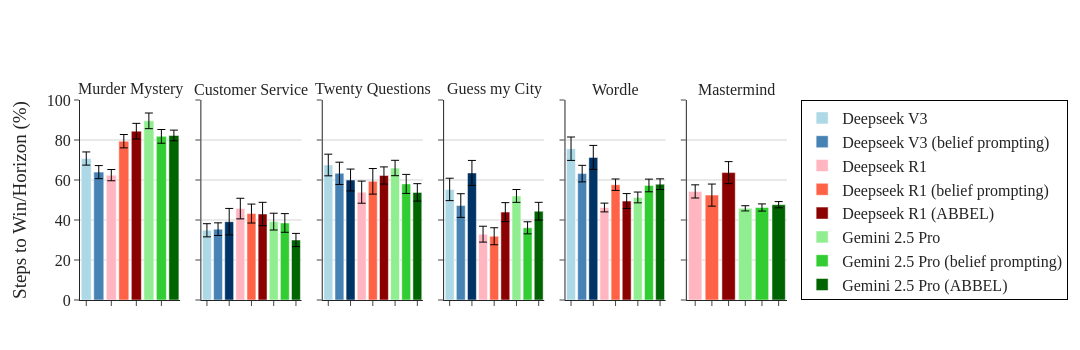

Here is the notebook cell this chart was saved with:
### Code cell
summary_df_steps = summarize_steps_to_win(df)
fig = plot_win_rates(summary_df_steps, metric='fraction_max_steps_to_win')
fig.show()

### Figure 1 — Plotly figure (JSON) as saved in the notebook; plotly's stock layout.template omitted (floating-point values rounded to 4 significant figures)
{"data": [{"error_y": {"array": [3.298], "color": "black", "thickness": 1, "type": "data", "visible": true, "width": 4}, "hovertemplate": "Env: Murder Mystery<br>Word Limit: None<br>Model: Deepseek V3<br>Success Rate: {y:.2f}%<br>SEM: 3.30%<br>N: 34", "marker": {"color": "#ADD8E6"}, "name": "Deepseek V3", "showlegend": true, "type": "bar", "width": 0.8, "x": ["Deepseek V3"], "xaxis": "x", "y": [70.74], "yaxis": "y"}, {"error_y": {"array": [3.269], "color": "black", "thickness": 1, "type": "data", "visible": true, "width": 4}, "hovertemplate": "Env: Murder Mystery<br>Word Limit: None<br>Model: Deepseek V3 (belief prompting)<br>Success Rate: {y:.2f}%<br>SEM: 3.27%<br>N: 33", "marker": {"color": "#4682B4"}, "name": "Deepseek V3 (belief prompting)", "showlegend": true, "type": "bar", "width": 0.8, "x": ["Deepseek V3 (belief prompting)"], "xaxis": "x", "y": [63.94], "yaxis": "y"}, {"error_y": {"array": [2.809], "color": "black", "thickness": 1, "type": "data", "visible": true, "width": 4}, "hovertemplate": "Env: Murder Mystery<br>Word Limit: None<br>Model: Deepseek R1<br>Success Rate: {y:.2f}%<br>SEM: 2.81%<br>N: 39", "marker": {"color": "#FFB6C1"}, "name": "Deepseek R1", "showlegend": true, "type": "bar", "width": 0.8, "x": ["Deepseek R1"], "xaxis": "x", "y": [62.44], "yaxis": "y"}, {"error_y": {"array": [3.333], "color": "black", "thickness": 1, "type": "data", "visible": true, "width": 4}, "hovertemplate": "Env: Murder Mystery<br>Word Limit: None<br>Model: Deepseek R1 (belief prompting)<br>Success Rate: {y:.2f}%<br>SEM: 3.33%<br>N: 25", "marker": {"color": "#FF6347"}, "name": "Deepseek R1 (belief prompting)", "showlegend": true, "type": "bar", "width": 0.8, "x": ["Deepseek R1 (belief prompting)"], "xaxis": "x", "y": [79.4], "yaxis": "y"}, {"error_y": {"array": [3.903], "color": "black", "thickness": 1, "type": "data", "visible": true, "width": 4}, "hovertemplate": "Env: Murder Mystery<br>Word Limit: None<br>Model: Deepseek R1 (ABBEL)<br>Success Rate: {y:.2f}%<br>SEM: 3.90%<br>N: 17", "marker": {"color": "#8B0000"}, "name": "Deepseek R1 (ABBEL)", "showlegend": true, "type": "bar", "width": 0.8, "x": ["Deepseek R1 (ABBEL)"], "xaxis": "x", "y": [84.41], "yaxis": "y"}, {"error_y": {"array": [3.915], "color": "black", "thickness": 1, "type": "data", "visible": true, "width": 4}, "hovertemplate": "Env: Murder Mystery<br>Word Limit: None<br>Model: Gemini 2.5 Pro<br>Success Rate: {y:.2f}%<br>SEM: 3.91%<br>N: 12", "marker": {"color": "#90EE90"}, "name": "Gemini 2.5 Pro", "showlegend": true, "type": "bar", "width": 0.8, "x": ["Gemini 2.5 Pro"], "xaxis": "x", "y": [89.58], "yaxis": "y"}, {"error_y": {"array": [3.427], "color": "black", "thickness": 1, "type": "data", "visible": true, "width": 4}, "hovertemplate": "Env: Murder Mystery<br>Word Limit: None<br>Model: Gemini 2.5 Pro (belief prompting)<br>Success Rate: {y:.2f}%<br>SEM: 3.43%<br>N: 22", "marker": {"color": "#32CD32"}, "name": "Gemini 2.5 Pro (belief prompting)", "showlegend": true, "type": "bar", "width": 0.8, "x": ["Gemini 2.5 Pro (belief prompting)"], "xaxis": "x", "y": [81.82], "yaxis": "y"}, {"error_y": {"array": [2.675], "color": "black", "thickness": 1, "type": "data", "visible": true, "width": 4}, "hovertemplate": "Env: Murder Mystery<br>Word Limit: None<br>Model: Gemini 2.5 Pro (ABBEL)<br>Success Rate: {y:.2f}%<br>SEM: 2.67%<br>N: 33", "marker": {"color": "#006400"}, "name": "Gemini 2.5 Pro (ABBEL)", "showlegend": true, "type": "bar", "width": 0.8, "x": ["Gemini 2.5 Pro (ABBEL)"], "xaxis": "x", "y": [82.27], "yaxis": "y"}, {"error_y": {"array": [3.288], "color": "black", "thickness": 1, "type": "data", "visible": true, "width": 4}, "hovertemplate": "Env: Customer Service<br>Word Limit: None<br>Model: Deepseek V3<br>Success Rate: {y:.2f}%<br>SEM: 3.29%<br>N: 36", "marker": {"color": "#ADD8E6"}, "name": "Deepseek V3", "showlegend": false, "type": "bar", "width": 0.8, "x": ["Deepseek V3"], "xaxis": "x2", "y": [34.86], "yaxis": "y2"}, {"error_y": {"array": [3.165], "color": "black", "thickness": 1, "type": "data", "visible": true, "width": 4}, "hovertemplate": "Env: Customer Service<br>Word Limit: None<br>Model: Deepseek V3 (belief prompting)<br>Success Rate: {y:.2f}%<br>SEM: 3.16%<br>N: 36", "marker": {"color": "#4682B4"}, "name": "Deepseek V3 (belief prompting)", "showlegend": false, "type": "bar", "width": 0.8, "x": ["Deepseek V3 (belief prompting)"], "xaxis": "x2", "y": [35.42], "yaxis": "y2"}, {"error_y": {"array": [6.621], "color": "black", "thickness": 1, "type": "data", "visible": true, "width": 4}, "hovertemplate": "Env: Customer Service<br>Word Limit: None<br>Model: Deepseek V3 (ABBEL)<br>Success Rate: {y:.2f}%<br>SEM: 6.62%<br>N: 18", "marker": {"color": "#003366"}, "name": "Deepseek V3 (ABBEL)", "showlegend": false, "type": "bar", "width": 0.8, "x": ["Deepseek V3 (ABBEL)"], "xaxis": "x2", "y": [39.17], "yaxis": "y2"}, {"error_y": {"array": [5.148], "color": "black", "thickness": 1, "type": "data", "visible": true, "width": 4}, "hovertemplate": "Env: Customer Service<br>Word Limit: None<br>Model: Deepseek R1<br>Success Rate: {y:.2f}%<br>SEM: 5.15%<br>N: 28", "marker": {"color": "#FFB6C1"}, "name": "Deepseek R1", "showlegend": false, "type": "bar", "width": 0.8, "x": ["Deepseek R1"], "xaxis": "x2", "y": [45.71], "yaxis": "y2"}, {"error_y": {"array": [4.738], "color": "black", "thickness": 1, "type": "data", "visible": true, "width": 4}, "hovertemplate": "Env: Customer Service<br>Word Limit: None<br>Model: Deepseek R1 (belief prompting)<br>Success Rate: {y:.2f}%<br>SEM: 4.74%<br>N: 31", "marker": {"color": "#FF6347"}, "name": "Deepseek R1 (belief prompting)", "showlegend": false, "type": "bar", "width": 0.8, "x": ["Deepseek R1 (belief prompting)"], "xaxis": "x2", "y": [43.23], "yaxis": "y2"}, {"error_y": {"array": [5.842], "color": "black", "thickness": 1, "type": "data", "visible": true, "width": 4}, "hovertemplate": "Env: Customer Service<br>Word Limit: None<br>Model: Deepseek R1 (ABBEL)<br>Success Rate: {y:.2f}%<br>SEM: 5.84%<br>N: 20", "marker": {"color": "#8B0000"}, "name": "Deepseek R1 (ABBEL)", "showlegend": false, "type": "bar", "width": 0.8, "x": ["Deepseek R1 (ABBEL)"], "xaxis": "x2", "y": [43.0], "yaxis": "y2"}, {"error_y": {"array": [4.207], "color": "black", "thickness": 1, "type": "data", "visible": true, "width": 4}, "hovertemplate": "Env: Customer Service<br>Word Limit: None<br>Model: Gemini 2.5 Pro<br>Success Rate: {y:.2f}%<br>SEM: 4.21%<br>N: 37", "marker": {"color": "#90EE90"}, "name": "Gemini 2.5 Pro", "showlegend": false, "type": "bar", "width": 0.8, "x": ["Gemini 2.5 Pro"], "xaxis": "x2", "y": [39.19], "yaxis": "y2"}, {"error_y": {"array": [4.666], "color": "black", "thickness": 1, "type": "data", "visible": true, "width": 4}, "hovertemplate": "Env: Customer Service<br>Word Limit: None<br>Model: Gemini 2.5 Pro (belief prompting)<br>Success Rate: {y:.2f}%<br>SEM: 4.67%<br>N: 34", "marker": {"color": "#32CD32"}, "name": "Gemini 2.5 Pro (belief prompting)", "showlegend": false, "type": "bar", "width": 0.8, "x": ["Gemini 2.5 Pro (belief prompting)"], "xaxis": "x2", "y": [38.53], "yaxis": "y2"}, {"error_y": {"array": [3.3], "color": "black", "thickness": 1, "type": "data", "visible": true, "width": 4}, "hovertemplate": "Env: Customer Service<br>Word Limit: None<br>Model: Gemini 2.5 Pro (ABBEL)<br>Success Rate: {y:.2f}%<br>SEM: 3.30%<br>N: 33", "marker": {"color": "#006400"}, "name": "Gemini 2.5 Pro (ABBEL)", "showlegend": false, "type": "bar", "width": 0.8, "x": ["Gemini 2.5 Pro (ABBEL)"], "xaxis": "x2", "y": [30.0], "yaxis": "y2"}, {"error_y": {"array": [5.411], "color": "black", "thickness": 1, "type": "data", "visible": true, "width": 4}, "hovertemplate": "Env: Twenty Questions<br>Word Limit: None<br>Model: Deepseek V3<br>Success Rate: {y:.2f}%<br>SEM: 5.41%<br>N: 20", "marker": {"color": "#ADD8E6"}, "name": "Deepseek V3", "showlegend": false, "type": "bar", "width": 0.8, "x": ["Deepseek V3"], "xaxis": "x3", "y": [67.5], "yaxis": "y3"}, {"error_y": {"array": [5.571], "color": "black", "thickness": 1, "type": "data", "visible": true, "width": 4}, "hovertemplate": "Env: Twenty Questions<br>Word Limit: None<br>Model: Deepseek V3 (belief prompting)<br>Success Rate: {y:.2f}%<br>SEM: 5.57%<br>N: 24", "marker": {"color": "#4682B4"}, "name": "Deepseek V3 (belief prompting)", "showlegend": false, "type": "bar", "width": 0.8, "x": ["Deepseek V3 (belief prompting)"], "xaxis": "x3", "y": [63.33], "yaxis": "y3"}, {"error_y": {"array": [5.466], "color": "black", "thickness": 1, "type": "data", "visible": true, "width": 4}, "hovertemplate": "Env: Twenty Questions<br>Word Limit: None<br>Model: Deepseek V3 (ABBEL)<br>Success Rate: {y:.2f}%<br>SEM: 5.47%<br>N: 21", "marker": {"color": "#003366"}, "name": "Deepseek V3 (ABBEL)", "showlegend": false, "type": "bar", "width": 0.8, "x": ["Deepseek V3 (ABBEL)"], "xaxis": "x3", "y": [60.0], "yaxis": "y3"}, {"error_y": {"array": [5.525], "color": "black", "thickness": 1, "type": "data", "visible": true, "width": 4}, "hovertemplate": "Env: Twenty Questions<br>Word Limit: None<br>Model: Deepseek R1<br>Success Rate: {y:.2f}%<br>SEM: 5.53%<br>N: 23", "marker": {"color": "#FFB6C1"}, "name": "Deepseek R1", "showlegend": false, "type": "bar", "width": 0.8, "x": ["Deepseek R1"], "xaxis": "x3", "y": [53.91], "yaxis": "y3"}, {"error_y": {"array": [6.397], "color": "black", "thickness": 1, "type": "data", "visible": true, "width": 4}, "hovertemplate": "Env: Twenty Questions<br>Word Limit: None<br>Model: Deepseek R1 (belief prompting)<br>Success Rate: {y:.2f}%<br>SEM: 6.40%<br>N: 15", "marker": {"color": "#FF6347"}, "name": "Deepseek R1 (belief prompting)", "showlegend": false, "type": "bar", "width": 0.8, "x": ["Deepseek R1 (belief prompting)"], "xaxis": "x3", "y": [59.33], "yaxis": "y3"}, {"error_y": {"array": [4.299], "color": "black", "thickness": 1, "type": "data", "visible": true, "width": 4}, "hovertemplate": "Env: Twenty Questions<br>Word Limit: None<br>Model: Deepseek R1 (ABBEL)<br>Success Rate: {y:.2f}%<br>SEM: 4.30%<br>N: 20", "marker": {"color": "#8B0000"}, "name": "Deepseek R1 (ABBEL)", "showlegend": false, "type": "bar", "width": 0.8, "x": ["Deepseek R1 (ABBEL)"], "xaxis": "x3", "y": [62.25], "yaxis": "y3"}, {"error_y": {"array": [3.846], "color": "black", "thickness": 1, "type": "data", "visible": true, "width": 4}, "hovertemplate": "Env: Twenty Questions<br>Word Limit: None<br>Model: Gemini 2.5 Pro<br>Success Rate: {y:.2f}%<br>SEM: 3.85%<br>N: 30", "marker": {"color": "#90EE90"}, "name": "Gemini 2.5 Pro", "showlegend": false, "type": "bar", "width": 0.8, "x": ["Gemini 2.5 Pro"], "xaxis": "x3", "y": [66.0], "yaxis": "y3"}, {"error_y": {"array": [4.754], "color": "black", "thickness": 1, "type": "data", "visible": true, "width": 4}, "hovertemplate": "Env: Twenty Questions<br>Word Limit: None<br>Model: Gemini 2.5 Pro (belief prompting)<br>Success Rate: {y:.2f}%<br>SEM: 4.75%<br>N: 23", "marker": {"color": "#32CD32"}, "name": "Gemini 2.5 Pro (belief prompting)", "showlegend": false, "type": "bar", "width": 0.8, "x": ["Gemini 2.5 Pro (belief prompting)"], "xaxis": "x3", "y": [58.04], "yaxis": "y3"}, {"error_y": {"array": [4.371], "color": "black", "thickness": 1, "type": "data", "visible": true, "width": 4}, "hovertemplate": "Env: Twenty Questions<br>Word Limit: None<br>Model: Gemini 2.5 Pro (ABBEL)<br>Success Rate: {y:.2f}%<br>SEM: 4.37%<br>N: 25", "marker": {"color": "#006400"}, "name": "Gemini 2.5 Pro (ABBEL)", "showlegend": false, "type": "bar", "width": 0.8, "x": ["Gemini 2.5 Pro (ABBEL)"], "xaxis": "x3", "y": [53.8], "yaxis": "y3"}, {"error_y": {"array": [5.598], "color": "black", "thickness": 1, "type": "data", "visible": true, "width": 4}, "hovertemplate": "Env: Guess my City<br>Word Limit: None<br>Model: Deepseek V3<br>Success Rate: {y:.2f}%<br>SEM: 5.60%<br>N: 17", "marker": {"color": "#ADD8E6"}, "name": "Deepseek V3", "showlegend": false, "type": "bar", "width": 0.8, "x": ["Deepseek V3"], "xaxis": "x4", "y": [55.29], "yaxis": "y4"}, {"error_y": {"array": [5.916], "color": "black", "thickness": 1, "type": "data", "visible": true, "width": 4}, "hovertemplate": "Env: Guess my City<br>Word Limit: None<br>Model: Deepseek V3 (belief prompting)<br>Success Rate: {y:.2f}%<br>SEM: 5.92%<br>N: 18", "marker": {"color": "#4682B4"}, "name": "Deepseek V3 (belief prompting)", "showlegend": false, "type": "bar", "width": 0.8, "x": ["Deepseek V3 (belief prompting)"], "xaxis": "x4", "y": [47.22], "yaxis": "y4"}, {"error_y": {"array": [6.254], "color": "black", "thickness": 1, "type": "data", "visible": true, "width": 4}, "hovertemplate": "Env: Guess my City<br>Word Limit: None<br>Model: Deepseek V3 (ABBEL)<br>Success Rate: {y:.2f}%<br>SEM: 6.25%<br>N: 17", "marker": {"color": "#003366"}, "name": "Deepseek V3 (ABBEL)", "showlegend": false, "type": "bar", "width": 0.8, "x": ["Deepseek V3 (ABBEL)"], "xaxis": "x4", "y": [63.53], "yaxis": "y4"}, {"error_y": {"array": [3.969], "color": "black", "thickness": 1, "type": "data", "visible": true, "width": 4}, "hovertemplate": "Env: Guess my City<br>Word Limit: None<br>Model: Deepseek R1<br>Success Rate: {y:.2f}%<br>SEM: 3.97%<br>N: 24", "marker": {"color": "#FFB6C1"}, "name": "Deepseek R1", "showlegend": false, "type": "bar", "width": 0.8, "x": ["Deepseek R1"], "xaxis": "x4", "y": [32.92], "yaxis": "y4"}, {"error_y": {"array": [4.244], "color": "black", "thickness": 1, "type": "data", "visible": true, "width": 4}, "hovertemplate": "Env: Guess my City<br>Word Limit: None<br>Model: Deepseek R1 (belief prompting)<br>Success Rate: {y:.2f}%<br>SEM: 4.24%<br>N: 24", "marker": {"color": "#FF6347"}, "name": "Deepseek R1 (belief prompting)", "showlegend": false, "type": "bar", "width": 0.8, "x": ["Deepseek R1 (belief prompting)"], "xaxis": "x4", "y": [31.88], "yaxis": "y4"}, {"error_y": {"array": [4.738], "color": "black", "thickness": 1, "type": "data", "visible": true, "width": 4}, "hovertemplate": "Env: Guess my City<br>Word Limit: None<br>Model: Deepseek R1 (ABBEL)<br>Success Rate: {y:.2f}%<br>SEM: 4.74%<br>N: 19", "marker": {"color": "#8B0000"}, "name": "Deepseek R1 (ABBEL)", "showlegend": false, "type": "bar", "width": 0.8, "x": ["Deepseek R1 (ABBEL)"], "xaxis": "x4", "y": [43.95], "yaxis": "y4"}, {"error_y": {"array": [3.213], "color": "black", "thickness": 1, "type": "data", "visible": true, "width": 4}, "hovertemplate": "Env: Guess my City<br>Word Limit: None<br>Model: Gemini 2.5 Pro<br>Success Rate: {y:.2f}%<br>SEM: 3.21%<br>N: 32", "marker": {"color": "#90EE90"}, "name": "Gemini 2.5 Pro", "showlegend": false, "type": "bar", "width": 0.8, "x": ["Gemini 2.5 Pro"], "xaxis": "x4", "y": [52.03], "yaxis": "y4"}, {"error_y": {"array": [3.01], "color": "black", "thickness": 1, "type": "data", "visible": true, "width": 4}, "hovertemplate": "Env: Guess my City<br>Word Limit: None<br>Model: Gemini 2.5 Pro (belief prompting)<br>Success Rate: {y:.2f}%<br>SEM: 3.01%<br>N: 32", "marker": {"color": "#32CD32"}, "name": "Gemini 2.5 Pro (belief prompting)", "showlegend": false, "type": "bar", "width": 0.8, "x": ["Gemini 2.5 Pro (belief prompting)"], "xaxis": "x4", "y": [36.09], "yaxis": "y4"}, {"error_y": {"array": [4.437], "color": "black", "thickness": 1, "type": "data", "visible": true, "width": 4}, "hovertemplate": "Env: Guess my City<br>Word Limit: None<br>Model: Gemini 2.5 Pro (ABBEL)<br>Success Rate: {y:.2f}%<br>SEM: 4.44%<br>N: 33", "marker": {"color": "#006400"}, "name": "Gemini 2.5 Pro (ABBEL)", "showlegend": false, "type": "bar", "width": 0.8, "x": ["Gemini 2.5 Pro (ABBEL)"], "xaxis": "x4", "y": [44.39], "yaxis": "y4"}, {"error_y": {"array": [5.852], "color": "black", "thickness": 1, "type": "data", "visible": true, "width": 4}, "hovertemplate": "Env: Wordle<br>Word Limit: None<br>Model: Deepseek V3<br>Success Rate: {y:.2f}%<br>SEM: 5.85%<br>N: 13", "marker": {"color": "#ADD8E6"}, "name": "Deepseek V3", "showlegend": false, "type": "bar", "width": 0.8, "x": ["Deepseek V3"], "xaxis": "x5", "y": [75.64], "yaxis": "y5"}, {"error_y": {"array": [4.134], "color": "black", "thickness": 1, "type": "data", "visible": true, "width": 4}, "hovertemplate": "Env: Wordle<br>Word Limit: None<br>Model: Deepseek V3 (belief prompting)<br>Success Rate: {y:.2f}%<br>SEM: 4.13%<br>N: 24", "marker": {"color": "#4682B4"}, "name": "Deepseek V3 (belief prompting)", "showlegend": false, "type": "bar", "width": 0.8, "x": ["Deepseek V3 (belief prompting)"], "xaxis": "x5", "y": [63.19], "yaxis": "y5"}, {"error_y": {"array": [5.996], "color": "black", "thickness": 1, "type": "data", "visible": true, "width": 4}, "hovertemplate": "Env: Wordle<br>Word Limit: None<br>Model: Deepseek V3 (ABBEL)<br>Success Rate: {y:.2f}%<br>SEM: 6.00%<br>N: 18", "marker": {"color": "#003366"}, "name": "Deepseek V3 (ABBEL)", "showlegend": false, "type": "bar", "width": 0.8, "x": ["Deepseek V3 (ABBEL)"], "xaxis": "x5", "y": [71.3], "yaxis": "y5"}, {"error_y": {"array": [2.192], "color": "black", "thickness": 1, "type": "data", "visible": true, "width": 4}, "hovertemplate": "Env: Wordle<br>Word Limit: None<br>Model: Deepseek R1<br>Success Rate: {y:.2f}%<br>SEM: 2.19%<br>N: 40", "marker": {"color": "#FFB6C1"}, "name": "Deepseek R1", "showlegend": false, "type": "bar", "width": 0.8, "x": ["Deepseek R1"], "xaxis": "x5", "y": [46.25], "yaxis": "y5"}, {"error_y": {"array": [2.859], "color": "black", "thickness": 1, "type": "data", "visible": true, "width": 4}, "hovertemplate": "Env: Wordle<br>Word Limit: None<br>Model: Deepseek R1 (belief prompting)<br>Success Rate: {y:.2f}%<br>SEM: 2.86%<br>N: 37", "marker": {"color": "#FF6347"}, "name": "Deepseek R1 (belief prompting)", "showlegend": false, "type": "bar", "width": 0.8, "x": ["Deepseek R1 (belief prompting)"], "xaxis": "x5", "y": [57.66], "yaxis": "y5"}, {"error_y": {"array": [3.745], "color": "black", "thickness": 1, "type": "data", "visible": true, "width": 4}, "hovertemplate": "Env: Wordle<br>Word Limit: None<br>Model: Deepseek R1 (ABBEL)<br>Success Rate: {y:.2f}%<br>SEM: 3.75%<br>N: 31", "marker": {"color": "#8B0000"}, "name": "Deepseek R1 (ABBEL)", "showlegend": false, "type": "bar", "width": 0.8, "x": ["Deepseek R1 (ABBEL)"], "xaxis": "x5", "y": [49.46], "yaxis": "y5"}, {"error_y": {"array": [2.696], "color": "black", "thickness": 1, "type": "data", "visible": true, "width": 4}, "hovertemplate": "Env: Wordle<br>Word Limit: None<br>Model: Gemini 2.5 Pro<br>Success Rate: {y:.2f}%<br>SEM: 2.70%<br>N: 39", "marker": {"color": "#90EE90"}, "name": "Gemini 2.5 Pro", "showlegend": false, "type": "bar", "width": 0.8, "x": ["Gemini 2.5 Pro"], "xaxis": "x5", "y": [51.28], "yaxis": "y5"}, {"error_y": {"array": [3.169], "color": "black", "thickness": 1, "type": "data", "visible": true, "width": 4}, "hovertemplate": "Env: Wordle<br>Word Limit: None<br>Model: Gemini 2.5 Pro (belief prompting)<br>Success Rate: {y:.2f}%<br>SEM: 3.17%<br>N: 39", "marker": {"color": "#32CD32"}, "name": "Gemini 2.5 Pro (belief prompting)", "showlegend": false, "type": "bar", "width": 0.8, "x": ["Gemini 2.5 Pro (belief prompting)"], "xaxis": "x5", "y": [57.26], "yaxis": "y5"}, {"error_y": {"array": [2.668], "color": "black", "thickness": 1, "type": "data", "visible": true, "width": 4}, "hovertemplate": "Env: Wordle<br>Word Limit: None<br>Model: Gemini 2.5 Pro (ABBEL)<br>Success Rate: {y:.2f}%<br>SEM: 2.67%<br>N: 40", "marker": {"color": "#006400"}, "name": "Gemini 2.5 Pro (ABBEL)", "showlegend": false, "type": "bar", "width": 0.8, "x": ["Gemini 2.5 Pro (ABBEL)"], "xaxis": "x5", "y": [57.92], "yaxis": "y5"}, {"error_y": {"array": [3.286], "color": "black", "thickness": 1, "type": "data", "visible": true, "width": 4}, "hovertemplate": "Env: Mastermind<br>Word Limit: None<br>Model: Deepseek R1<br>Success Rate: {y:.2f}%<br>SEM: 3.29%<br>N: 33", "marker": {"color": "#FFB6C1"}, "name": "Deepseek R1", "showlegend": false, "type": "bar", "width": 0.8, "x": ["Deepseek R1"], "xaxis": "x6", "y": [54.29], "yaxis": "y6"}, {"error_y": {"array": [5.524], "color": "black", "thickness": 1, "type": "data", "visible": true, "width": 4}, "hovertemplate": "Env: Mastermind<br>Word Limit: None<br>Model: Deepseek R1 (belief prompting)<br>Success Rate: {y:.2f}%<br>SEM: 5.52%<br>N: 17", "marker": {"color": "#FF6347"}, "name": "Deepseek R1 (belief prompting)", "showlegend": false, "type": "bar", "width": 0.8, "x": ["Deepseek R1 (belief prompting)"], "xaxis": "x6", "y": [52.45], "yaxis": "y6"}, {"error_y": {"array": [5.498], "color": "black", "thickness": 1, "type": "data", "visible": true, "width": 4}, "hovertemplate": "Env: Mastermind<br>Word Limit: None<br>Model: Deepseek R1 (ABBEL)<br>Success Rate: {y:.2f}%<br>SEM: 5.50%<br>N: 14", "marker": {"color": "#8B0000"}, "name": "Deepseek R1 (ABBEL)", "showlegend": false, "type": "bar", "width": 0.8, "x": ["Deepseek R1 (ABBEL)"], "xaxis": "x6", "y": [63.69], "yaxis": "y6"}, {"error_y": {"array": [1.301], "color": "black", "thickness": 1, "type": "data", "visible": true, "width": 4}, "hovertemplate": "Env: Mastermind<br>Word Limit: None<br>Model: Gemini 2.5 Pro<br>Success Rate: {y:.2f}%<br>SEM: 1.30%<br>N: 40", "marker": {"color": "#90EE90"}, "name": "Gemini 2.5 Pro", "showlegend": false, "type": "bar", "width": 0.8, "x": ["Gemini 2.5 Pro"], "xaxis": "x6", "y": [45.83], "yaxis": "y6"}, {"error_y": {"array": [1.789], "color": "black", "thickness": 1, "type": "data", "visible": true, "width": 4}, "hovertemplate": "Env: Mastermind<br>Word Limit: None<br>Model: Gemini 2.5 Pro (belief prompting)<br>Success Rate: {y:.2f}%<br>SEM: 1.79%<br>N: 40", "marker": {"color": "#32CD32"}, "name": "Gemini 2.5 Pro (belief prompting)", "showlegend": false, "type": "bar", "width": 0.8, "x": ["Gemini 2.5 Pro (belief prompting)"], "xaxis": "x6", "y": [46.25], "yaxis": "y6"}, {"error_y": {"array": [1.559], "color": "black", "thickness": 1, "type": "data", "visible": true, "width": 4}, "hovertemplate": "Env: Mastermind<br>Word Limit: None<br>Model: Gemini 2.5 Pro (ABBEL)<br>Success Rate: {y:.2f}%<br>SEM: 1.56%<br>N: 39", "marker": {"color": "#006400"}, "name": "Gemini 2.5 Pro (ABBEL)", "showlegend": false, "type": "bar", "width": 0.8, "x": ["Gemini 2.5 Pro (ABBEL)"], "xaxis": "x6", "y": [47.65], "yaxis": "y6"}], "layout": {"annotations": [{"font": {"size": 16}, "showarrow": false, "text": "Murder Mystery", "x": 0.07083, "xanchor": "center", "xref": "paper", "y": 1, "yanchor": "bottom", "yref": "paper"}, {"font": {"size": 16}, "showarrow": false, "text": "Customer Service", "x": 0.2425, "xanchor": "center", "xref": "paper", "y": 1, "yanchor": "bottom", "yref": "paper"}, {"font": {"size": 16}, "showarrow": false, "text": "Twenty Questions", "x": 0.4142, "xanchor": "center", "xref": "paper", "y": 1, "yanchor": "bottom", "yref": "paper"}, {"font": {"size": 16}, "showarrow": false, "text": "Guess my City", "x": 0.5858, "xanchor": "center", "xref": "paper", "y": 1, "yanchor": "bottom", "yref": "paper"}, {"font": {"size": 16}, "showarrow": false, "text": "Wordle", "x": 0.7575, "xanchor": "center", "xref": "paper", "y": 1, "yanchor": "bottom", "yref": "paper"}, {"font": {"size": 16}, "showarrow": false, "text": "Mastermind", "x": 0.9292, "xanchor": "center", "xref": "paper", "y": 1, "yanchor": "bottom", "yref": "paper"}], "barmode": "group", "font": {"family": "Computer Modern, serif", "size": 16}, "height": 350, "legend": {"bgcolor": "rgba(255,255,255,0.9)", "bordercolor": "black", "borderwidth": 1, "orientation": "v", "x": 1.02, "xanchor": "left", "y": 0.5, "yanchor": "middle"}, "margin": {"b": 50, "l": 80, "r": 80, "t": 100}, "plot_bgcolor": "white", "showlegend": true, "width": 1080, "xaxis": {"anchor": "y", "domain": [0, 0.1417], "showticklabels": false}, "xaxis2": {"anchor": "y2", "domain": [0.1717, 0.3133], "showticklabels": false}, "xaxis3": {"anchor": "y3", "domain": [0.3433, 0.485], "showticklabels": false}, "xaxis4": {"anchor": "y4", "domain": [0.515, 0.6567], "showticklabels": false}, "xaxis5": {"anchor": "y5", "domain": [0.6867, 0.8283], "showticklabels": false}, "xaxis6": {"anchor": "y6", "domain": [0.8583, 1], "showticklabels": false}, "yaxis": {"anchor": "x", "domain": [0, 1], "gridcolor": "lightgray", "range": [0, 100], "showgrid": true, "title": {"text": "Steps to Win/Horizon (%)"}}, "yaxis2": {"anchor": "x2", "domain": [0, 1], "gridcolor": "lightgray", "matches": "y", "range": [0, 100], "showgrid": true, "showticklabels": false}, "yaxis3": {"anchor": "x3", "domain": [0, 1], "gridcolor": "lightgray", "matches": "y", "range": [0, 100], "showgrid": true, "showticklabels": false}, "yaxis4": {"anchor": "x4", "domain": [0, 1], "gridcolor": "lightgray", "matches": "y", "range": [0, 100], "showgrid": true, "showticklabels": false}, "yaxis5": {"anchor": "x5", "domain": [0, 1], "gridcolor": "lightgray", "matches": "y", "range": [0, 100], "showgrid": true, "showticklabels": false}, "yaxis6": {"anchor": "x6", "domain": [0, 1], "gridcolor": "lightgray", "matches": "y", "range": [0, 100], "showgrid": true, "showticklabels": false}}}
